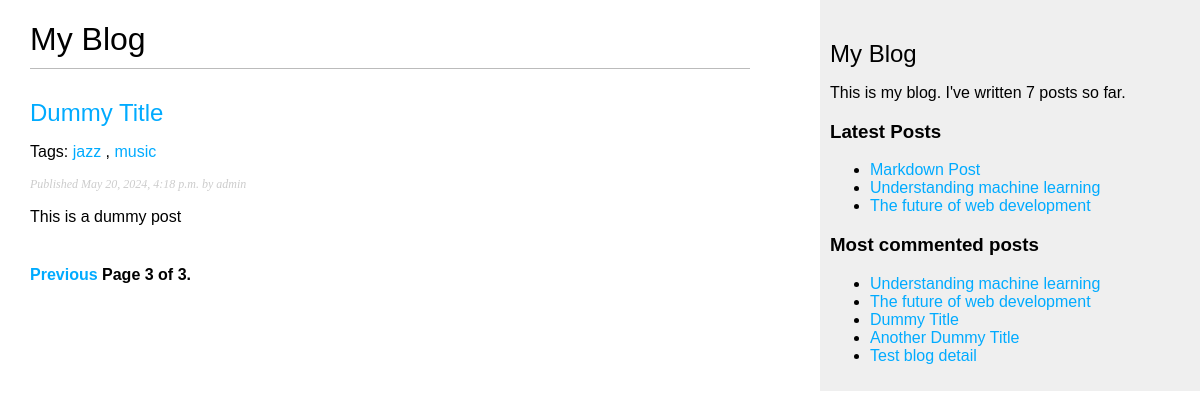
Page /blog/?page=3 on the committed database.
### blog/models.py (models this page shows, shortened)
class Post(models.Model):
    class Status(models.TextChoices):
        DRAFT = 'DF', 'Draft'
        PUBLISHED = 'PB', 'Published'
    title = models.CharField(max_length=250)
    slug = models.SlugField(max_length=250, unique_for_date='publish')
    author = models.ForeignKey(settings.AUTH_USER_MODEL, on_delete=models.CASCADE, related_name='blog_posts')
    body = models.TextField()
    publish = models.DateTimeField(default=timezone.now)
    created = models.DateTimeField(auto_now_add=True)
    updated = models.DateTimeField(auto_now=True)
    status = models.CharField(max_length=2, choices=Status, default=Status.DRAFT)
    objects = models.Manager()  # Default Manager
    published = PublishedManager()  # Custom Manager
    tags = TaggableManager()
    class Meta:
        ordering = ['-publish']
        indexes = [
            models.Index(fields=['-publish']),
        ]
    def get_absolute_url(self):
        return reverse('blog:post_detail', args=[self.publish.year, self.publish.month, self.publish.day, self.slug])

### blog/views.py (the view)
# urls.py: path('', views.post_list, name='post_list'),
def post_list(request, tag_slug=None):
    post_list = Post.published.all()
    tag = None
    if tag_slug:
        tag = get_object_or_404(Tag, slug=tag_slug)
        post_list = post_list.filter(tags__in=[tag])
    paginator = Paginator(post_list, 3)  # Pagination with three posts per page
    page_number = request.GET.get('page', 1)
    try:
        posts = paginator.page(page_number)
    except PageNotAnInteger:  # If page number is not an integer, get the first page
        posts = paginator.page(1)
    except EmptyPage:
        posts = paginator.page(paginator.num_pages)
    return render(request, 'blog/post/list.html', {
        'posts': posts,
        'tag': tag
    })

### blog/models.py (called while the page is built)
    def get_queryset(self):
        return super().get_queryset().filter(status=Post.Status.PUBLISHED)

### blog/templatetags/blog_tags.py (called while the page is built)
@register.simple_tag
def total_posts():
    return Post.published.count()

@register.inclusion_tag('blog/post/latest_posts.html')
def show_latest_posts(count=5):
    latest_posts = Post.published.order_by('-publish')[:count]
    return {'latest_posts': latest_posts}

@register.simple_tag
def get_most_commented_posts(count=5):
    return Post.published.annotate(total_comments=Count('comments')).order_by('-total_comments')[:count]

@register.filter(name='markdown')
def markdown_format(text):
    return mark_safe(markdown.markdown(text))

### blog/templates/blog/post/list.html (shortened to what this page needs)
{% extends "blog/base.html" %}
{% load blog_tags %}
{% block content %}
    <h1>My Blog</h1>
    {% for post in posts %}
        <h2>
            <a href="{{ post.get_absolute_url }}">
                {{ post.title }}
            </a>
        </h2>
        <p class="tags">Tags:
            {% for tag in post.tags.all %}
        <a href="{% url "blog:post_list_by_tag" tag.slug %}">
          {{ tag.name }}
        </a>{% if not forloop.last %}, {% endif %}
      {% endfor %}
        </p>
        <p class="date">
            Published {{ post.publish }} by {{ post.author }}
        </p>
        {{ post.body| markdown | truncatewords_html:30 }}
    {% endfor %}
    {% include "pagination.html" with page=posts %}
{% endblock %}

### blog/templates/blog/base.html (shortened to what this page needs)
{% load blog_tags %}
{% load static %}
<!DOCTYPE html>
<html lang="en">
<head>
    <link href="{% static "css/blog.css" %}" rel="stylesheet">
</head>
<body>
    <div id="content">
        {% block content %}
        {% endblock %}
    </div>
    <div id="sidebar">
        <h2>My Blog</h2>
        <p>This is my blog. I've written {% total_posts %} posts so far.</p>
        <h3>Latest Posts</h3>
        {% show_latest_posts 3 %}
        <h3>Most commented posts</h3>
        {% get_most_commented_posts as most_commented_posts %}
        <ul>
            {% for post in most_commented_posts %}
                <li>
                    <a href="{{ post.get_absolute_url }}">{{ post.title }}</a>
                </li>
            {% endfor %}
        </ul>
    </div>
</body>
</html>

### blog/templates/blog/post/latest_posts.html
<ul>
    {% for post in latest_posts%}
        <li>
            <a href="{{ post.get_absolute_url }}">{{ post.title }}</a>
        </li>
    {% endfor %}
</ul>

### blog/static/css/blog.css (style rules this page uses)
body { margin:0; padding:0; font-family:helvetica, sans-serif; }
a { color:#00abff; text-decoration:none; }
h1 { font-weight:normal; border-bottom:1px solid #bbb; padding:0 0 10px 0; }
h2 { font-weight:normal; margin:30px 0 0; }
#content { float:left; width:60%; padding:0 0 0 30px; }
#sidebar { float:right; width:30%; padding:10px; background:#efefef; height:100%; }
p.date { color:#ccc; font-family: georgia, serif; font-size: 12px; font-style: italic; }

### rows in the picture
Post: title "Dummy Title", publish "May 20, 2024, 4:18 p.m.", author "admin", body "This is a dummy post"
Tag: name "jazz"
Tag: name "music"
Post: title "Markdown Post"
Post: title "Understanding machine learning"
Post: title "The future of web development"
Post: title "Another Dummy Title"
Post: title "Test blog detail"

### other values in the picture
{{ page.number }} "3"
{{ page.paginator.num_pages }} "3"
